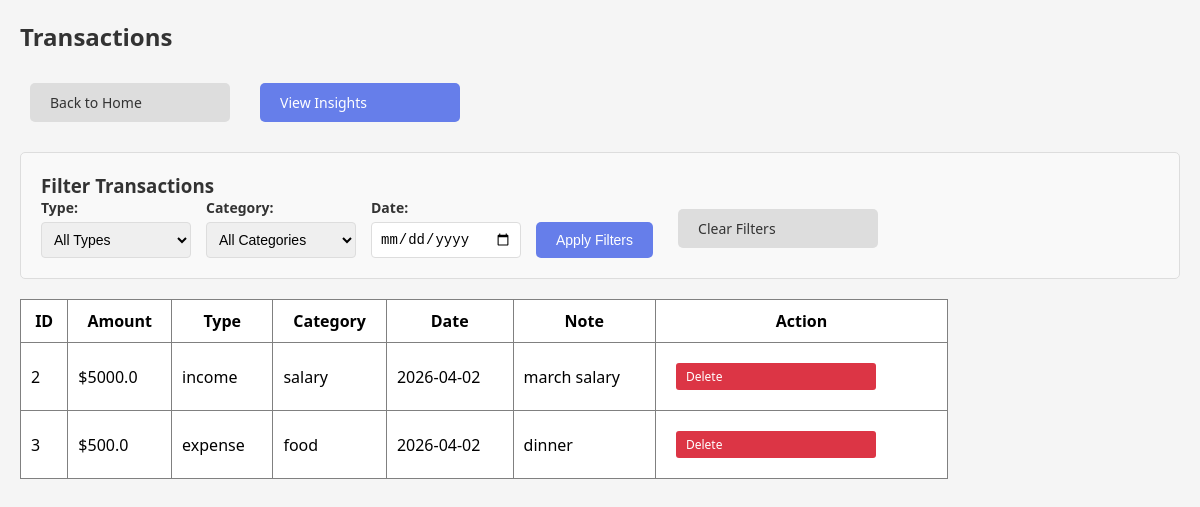
The page /transactions (signed in) on the database its author committed.
### tables this page shows
CREATE TABLE transactions(
id INTEGER PRIMARY KEY AUTOINCREMENT,
amount REAL,
type TEXT,
category TEXT,
date TEXT,
note TEXT
);

### app.py (the view)
@app.route("/transactions")
def transactions():
    if "user" not in session:
        return redirect("/login")
    conn = get_db()
    filter_type = request.args.get("type", "")
    filter_category = request.args.get("category", "")
    filter_date = request.args.get("date", "")
    query = "SELECT * FROM transactions WHERE 1=1"
    params = []
    if filter_type:
        query += " AND type=?"
        params.append(filter_type)
    if filter_category:
        query += " AND category=?"
        params.append(filter_category)
    if filter_date:
        query += " AND date=?"
        params.append(filter_date)
    data = conn.execute(query, params).fetchall()
    categories = conn.execute(
    "SELECT DISTINCT category FROM transactions ORDER BY category"
    ).fetchall()
    categories = [cat[0] for cat in categories if cat[0]]
    return render_template(
        "transactions.html",
        data=data,
        role=session["role"],
        categories=categories,
        filter_type=filter_type,
        filter_category=filter_category,
        filter_date=filter_date
    )

### app.py (called while the page is built)
def get_db():
    return sqlite3.connect("database.db")

### templates/transactions.html (shortened to what this page needs)
<!DOCTYPE html>
<html>
<head>
<link rel="stylesheet" href="/static/style.css">
</head>
<body>
<div class="container">
  <h2>Transactions</h2>
  <div class="nav-buttons">
    <a href="/" class="btn btn-secondary">Back to Home</a>
    {% if role in ["admin", "analyst"] %}
    <a href="/insights" class="btn btn-primary">View Insights</a>
    {% endif %}
  </div>
  <div class="filters-section">
    <h3>Filter Transactions</h3>
    <form method="get" class="filter-form">
      <div class="filter-group">
        <label for="type">Type:</label>
        <select name="type" id="type">
          <option value="">All Types</option>
        </select>
      </div>
      <div class="filter-group">
        <label for="category">Category:</label>
        <select name="category" id="category">
          <option value="">All Categories</option>
        </select>
      </div>
      <div class="filter-group">
        <label for="date">Date:</label>
        <input type="date" name="date" id="date" value="{{ filter_date }}">
      </div>
      <button type="submit" class="btn btn-primary">Apply Filters</button>
      <a href="/transactions" class="btn btn-secondary">Clear Filters</a>
    </form>
  </div>
  <table>
    <tr>
      <th>ID</th>
      <th>Amount</th>
      <th>Type</th>
      <th>Category</th>
      <th>Date</th>
      <th>Note</th>
      <th>Action</th>
    </tr>
    {% for t in data %}
    <tr>
      <td>{{t[0]}}</td>
      <td>${{t[1]}}</td>
      <td>{{t[2]}}</td>
      <td>{{t[3]}}</td>
      <td>{{t[4]}}</td>
      <td>{{t[5]}}</td>
      <td>
        {% if role == "admin" %}
        <a href="/delete/{{t[0]}}" class="btn-delete">Delete</a>
        {% else %}
        <span class="view-only">View Only</span>
        {% endif %}
      </td>
    </tr>
    {% endfor %}
  </table>
</div>
</body>
</html>

### static/style.css (style rules this page uses)
* { margin: 0; padding: 0; box-sizing: border-box; }
body { font-family: 'Segoe UI', Tahoma, Geneva, Verdana, sans-serif; background: #f5f5f5; }
.container { max-width: 1200px; margin: 0 auto; padding: 20px; }
.nav-buttons { display: flex; gap: 10px; margin: 20px 0; flex-wrap: wrap; }
.btn { padding: 10px 20px; border: none; border-radius: 5px; cursor: pointer; text-decoration: none; font-size: 14px; display: inline-block; transition: background 0.3s; }
.btn-primary { background: #667eea; color: white; }
.btn-secondary { background: #ddd; color: #333; }
.btn-delete { background: #dc3545; color: white; padding: 5px 10px; border-radius: 3px; text-decoration: none; font-size: 12px; }
.filters-section { background: #f9f9f9; border: 1px solid #ddd; border-radius: 5px; padding: 20px; margin: 20px 0; }
.filters-section h3 { margin-top: 0; color: #333; }
.filter-form { display: flex; gap: 15px; flex-wrap: wrap; align-items: flex-end; }
.filter-group { display: flex; flex-direction: column; gap: 5px; }
.filter-group label { font-weight: bold; font-size: 14px; color: #333; }
.filter-group select, .filter-group input { padding: 8px; border: 1px solid #ddd; border-radius: 4px; font-size: 14px; min-width: 150px; }
h1,h2 { color:#333; }
a { display:block; margin:10px; padding:10px; background:#4CAF50; color:white; width:200px; text-decoration:none; }
table { border-collapse:collapse; width:80%; background:white; }
th,td { border:1px solid gray; padding:10px; }

### rows shown on the page
transactions: id "2", amount "5000.0", type "income", category "salary", date "2026-04-02", note "march salary"
transactions: id "3", amount "500.0", type "expense", category "food", date "2026-04-02", note "dinner"
